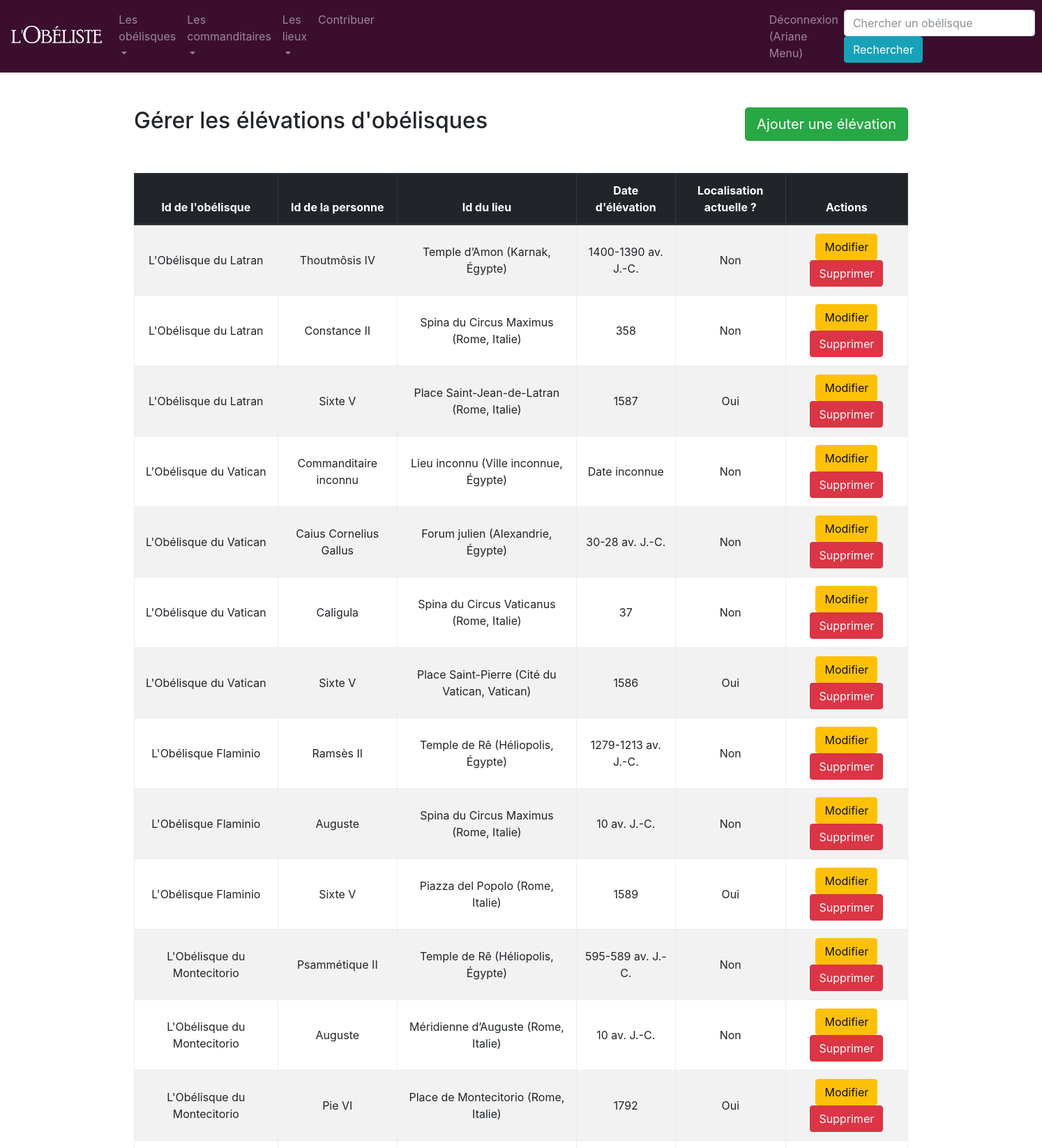
Page /elevations (signed in, upper part) on the committed database.
### app/modeles/utilisateurs.py (models this page shows, shortened)
class User(UserMixin, db.Model):
    user_id = db.Column(db.Integer, unique=True, nullable=False, primary_key=True, autoincrement=True)
    user_nom = db.Column(db.Text, nullable=False)
    user_login = db.Column(db.String(45), nullable=False, unique=True)
    user_email = db.Column(db.Text, nullable=False)
    user_password = db.Column(db.String(100), nullable=False)
    authorships = db.relationship("Authorship", back_populates="user")

### app/modeles/donnees.py (models this page shows, shortened)
class Erige(db.Model):
    __tablename__ = "erige"
    erige_id = db.Column(db.Integer, unique=True, nullable=False, primary_key=True, autoincrement=True)
    erige_id_obelisque = db.Column(db.Integer, db.ForeignKey('obelisque.obelisque_id'))
    erige_id_personne = db.Column(db.Integer, db.ForeignKey('personne.personne_id'))
    erige_id_localisation = db.Column(db.Integer, db.ForeignKey('localisation.localisation_id'))
    erige_date = db.Column(db.Text)
    erige_actuel = db.Column(db.Integer, default=0)
    obelisque = db.relationship("Obelisque", back_populates="erige")
    personne = db.relationship("Personne", back_populates="erige")
    localisation = db.relationship("Localisation", back_populates="erige")
    authorships = db.relationship("Authorship", back_populates="erige")

class Obelisque(db.Model):
    obelisque_id = db.Column(db.Integer, unique=True, nullable=False, primary_key=True, autoincrement=True)
    obelisque_nom = db.Column(db.Text)
    obelisque_hauteur = db.Column(db.Float)
    obelisque_hauteur_avec_base = db.Column(db.Float)
    obelisque_materiau = db.Column(db.Text)
    obelisque_type_commande = db.Column(db.Text)
    obelisque_notice = db.Column(db.Text)
    obelisque_presence_inscription = db.Column(db.Integer, default=0)
    obelisque_inscription_latine = db.Column(db.Text)
    obelisque_inscription_latine_traduite = db.Column(db.Text)
    obelisque_bibliographie = db.Column(db.Text)
    obelisque_image_url = db.Column(db.Text)
    obelisque_image_auteur = db.Column(db.Text)
    obelisque_image_licence = db.Column(db.Text)
    obelisque_image_licence_url = db.Column(db.Text)
    erige = db.relationship("Erige", back_populates="obelisque")
    authorships = db.relationship("Authorship", back_populates="obelisque")

class Personne(db.Model):
    personne_id = db.Column(db.Integer, unique=True, nullable=False, primary_key=True, autoincrement=True)
    personne_nom = db.Column(db.Text)
    personne_fonction = db.Column(db.Text)
    personne_nationalite = db.Column(db.Text)
    erige = db.relationship("Erige", back_populates="personne")
    authorships = db.relationship("Authorship", back_populates="personne")

class Localisation(db.Model):
    localisation_id = db.Column(db.Integer, unique=True, nullable=False, primary_key=True, autoincrement=True)
    localisation_lieu = db.Column(db.Text)
    localisation_ville = db.Column(db.Text)
    localisation_pays = db.Column(db.Text)
    localisation_longitude = db.Column(db.Text)
    localisation_latitude = db.Column(db.Text)
    erige = db.relationship("Erige", back_populates="localisation")
    authorships = db.relationship("Authorship", back_populates="localisation")

### app/routes/generic.py (the view)
@app.route('/elevations')
@login_required
def elevations():
    erige = Erige.query.all()
    return render_template("pages/elevations.html", erige=erige)

### app/modeles/utilisateurs.py (called while the page is built)
@login.user_loader
def trouver_utilisateur_via_id(identifiant):
    return User.query.get(int(identifiant))

### app/templates/pages/elevations.html (shortened to what this page needs)
{% extends "conteneur.html" %}
{% block corps %}
<div>
    <div>
        <div class>
            <div class>
                <h2>Gérer les élévations d'obélisques <button type="button"  class="btn btn-success btn-lg float-right"
                data-toggle="modal" data-target="#mymodal">Ajouter une élévation</button> </h2>
                <br>
                <br>
                <table class="table table-hover table-bordered table-striped ">
                    <thead class="thead-dark">
                    <tr class="text-center">
                        <th>Id de l'obélisque</th>
                        <th>Id de la personne</th>
                        <th>Id du lieu</th>
                        <th>Date d'élévation</th>
                        <th>Localisation actuelle ?</th>
                        <th>Actions</th>
                    </tr>
                    </thead>
                    <tbody>
                    {% for erige in erige %}
                        <tr class="text-center">
                            <td class="align-middle">{{erige.obelisque.obelisque_nom}}</td>
                            <td class="align-middle">{{erige.personne.personne_nom}}</td>
                            <td class="align-middle">{{erige.localisation.localisation_lieu}} ({{erige.localisation.localisation_ville}}, {{erige.localisation.localisation_pays}})</td>
                            <td class="align-middle">{{erige.erige_date}}</td>
                            <td class="align-middle">{% if erige.erige_actuel == 0 %}Non{% else %}Oui{% endif %}</td>
                            <td class="align-middle">
                                <a href="/erige/{{erige.erige_id}}/update" class="btn btn-warning btn-xs" data-toggle="modal" data-target="#modaledit{{erige.erige_id}}">Modifier</a>
                                <a href="/erige/{{erige.erige_id}}/delete" class="btn btn-danger btn-xs" onclick="return confirm('Etes-vous sûr de vouloir supprimer cette élévation ?')">Supprimer</a>
                            </td>
                        </tr>
                    {% endfor %}
                    </tbody>
                </table>
            </div>
        </div>
    </div>
</div>
{% endblock %}

### app/templates/conteneur.html (shortened to what this page needs)
<!DOCTYPE html>
<html lang="fr">
    <head>
        {% include "partials/css.html" %}
        <link rel="stylesheet" href="https://unpkg.com/leaflet@1.3.1/dist/leaflet.css" />
    </head>
    <body>
        <nav class="navbar navbar-expand-md navbar-dark justify-content-between" style="background-color: #3B0E2E;">
            <a class="navbar-brand" href="{{ url_for('accueil') }}"><img class="logo_top" src="{{url_for('static', filename='images/obeliste_logo_light.png')}}" alt="L'Obéliste" height="25"/></a>
            <div class="collapse navbar-collapse" id="navbarSupportedContent">
                <ul class="navbar-nav mr-auto">
                    <li class="nav-item dropdown">
                        <a class="nav-link dropdown-toggle" href="#" id="navbarDropdown" role="button" data-toggle="dropdown" aria-haspopup="true" aria-expanded="false">Les obélisques</a>
                    </li>
                    <li class="nav-item dropdown">
                        <a class="nav-link dropdown-toggle" href="#" id="navbarDropdown" role="button" data-toggle="dropdown" aria-haspopup="true" aria-expanded="false">Les commanditaires</a>
                    </li>
                    <li class="nav-item dropdown">
                        <a class="nav-link dropdown-toggle" href="#" id="navbarDropdown" role="button" data-toggle="dropdown" aria-haspopup="true" aria-expanded="false">Les lieux</a>
                    </li>
                    <li class="nav-item"><a class="nav-link" href="{{url_for('add')}}">Contribuer</a></li>
                    {% if not current_user.is_authenticated %}
                        <li class="nav-item utilisateur">
                            <a class="nav-link" href="{{url_for('inscription')}}">Inscription</a>
                        </li>
                        <li class="nav-item">
                            <a class="nav-link" href="{{url_for('connexion')}}">Connexion</a>
                        </li>
                        {% else %}
                        <li class="nav-item utilisateur">
                            <a class="nav-link" href="{{url_for('deconnexion')}}">Déconnexion ({{current_user.user_nom}})</a>
                        </li>
                    {% endif %}
                </ul>
                <form class="form-inline" action="{{url_for('recherche')}}" method="GET">
                    <input class="form-control" name="keyword" type="search" placeholder="Chercher un obélisque" aria-label="Recherche">
                    <button class="btn btn-info" type="submit">Rechercher</button>
                </form>
            </div>
        </nav>
        <div class="container">
            <div class="row" >
                <div class="col" >
                    {% block corps %}{% endblock %}
                </div>
            </div>
        </div>
    </body>
</html>

### app/templates/conteneur.html (style rules this page uses)
.container { margin-top: 50px; margin-bottom: 100px; text-align: justify; }
.logo_top { margin-bottom: 6px; }
.utilisateur { margin-left:550px; }

### rows in the picture
User: user_nom "Ariane Menu"
Erige: obelisque.obelisque_nom "L'Obélisque du Latran", personne.personne_nom "Thoutmôsis IV", localisation.localisation_lieu "Temple d’Amon", localisation.localisation_ville "Karnak", localisation.localisation_pays "Égypte", erige_date "1400-1390 av. J.-C.", erige_actuel "Non"
Erige: obelisque.obelisque_nom "L'Obélisque du Latran", personne.personne_nom "Constance II", localisation.localisation_lieu "Spina du Circus Maximus", localisation.localisation_ville "Rome", localisation.localisation_pays "Italie", erige_date "358", erige_actuel "Non"
Erige: obelisque.obelisque_nom "L'Obélisque du Latran", personne.personne_nom "Sixte V", localisation.localisation_lieu "Place Saint-Jean-de-Latran", localisation.localisation_ville "Rome", localisation.localisation_pays "Italie", erige_date "1587", erige_actuel "Oui"
Erige: obelisque.obelisque_nom "L'Obélisque du Vatican", personne.personne_nom "Commanditaire inconnu", localisation.localisation_lieu "Lieu inconnu", localisation.localisation_ville "Ville inconnue", localisation.localisation_pays "Égypte", erige_date "Date inconnue", erige_actuel "Non"
Erige: obelisque.obelisque_nom "L'Obélisque du Vatican", personne.personne_nom "Caius Cornelius Gallus", localisation.localisation_lieu "Forum julien", localisation.localisation_ville "Alexandrie", localisation.localisation_pays "Égypte", erige_date "30-28 av. J.-C.", erige_actuel "Non"
Erige: obelisque.obelisque_nom "L'Obélisque du Vatican", personne.personne_nom "Caligula", localisation.localisation_lieu "Spina du Circus Vaticanus", localisation.localisation_ville "Rome", localisation.localisation_pays "Italie", erige_date "37", erige_actuel "Non"
Erige: obelisque.obelisque_nom "L'Obélisque du Vatican", personne.personne_nom "Sixte V", localisation.localisation_lieu "Place Saint-Pierre", localisation.localisation_ville "Cité du Vatican", localisation.localisation_pays "Vatican", erige_date "1586", erige_actuel "Oui"
Erige: obelisque.obelisque_nom "L'Obélisque Flaminio", personne.personne_nom "Ramsès II", localisation.localisation_lieu "Temple de Rê", localisation.localisation_ville "Héliopolis", localisation.localisation_pays "Égypte", erige_date "1279-1213 av. J.-C.", erige_actuel "Non"
Erige: obelisque.obelisque_nom "L'Obélisque Flaminio", personne.personne_nom "Auguste", localisation.localisation_lieu "Spina du Circus Maximus", localisation.localisation_ville "Rome", localisation.localisation_pays "Italie", erige_date "10 av. J.-C.", erige_actuel "Non"
Erige: obelisque.obelisque_nom "L'Obélisque Flaminio", personne.personne_nom "Sixte V", localisation.localisation_lieu "Piazza del Popolo", localisation.localisation_ville "Rome", localisation.localisation_pays "Italie", erige_date "1589", erige_actuel "Oui"
Erige: obelisque.obelisque_nom "L'Obélisque du Montecitorio", personne.personne_nom "Psammétique II", localisation.localisation_lieu "Temple de Rê", localisation.localisation_ville "Héliopolis", localisation.localisation_pays "Égypte", erige_date "595-589 av. J.-C.", erige_actuel "Non"
Erige: obelisque.obelisque_nom "L'Obélisque du Montecitorio", personne.personne_nom "Auguste", localisation.localisation_lieu "Méridienne d’Auguste", localisation.localisation_ville "Rome", localisation.localisation_pays "Italie", erige_date "10 av. J.-C.", erige_actuel "Non"
Erige: obelisque.obelisque_nom "L'Obélisque du Montecitorio", personne.personne_nom "Pie VI", localisation.localisation_lieu "Place de Montecitorio", localisation.localisation_ville "Rome", localisation.localisation_pays "Italie", erige_date "1792", erige_actuel "Oui"
